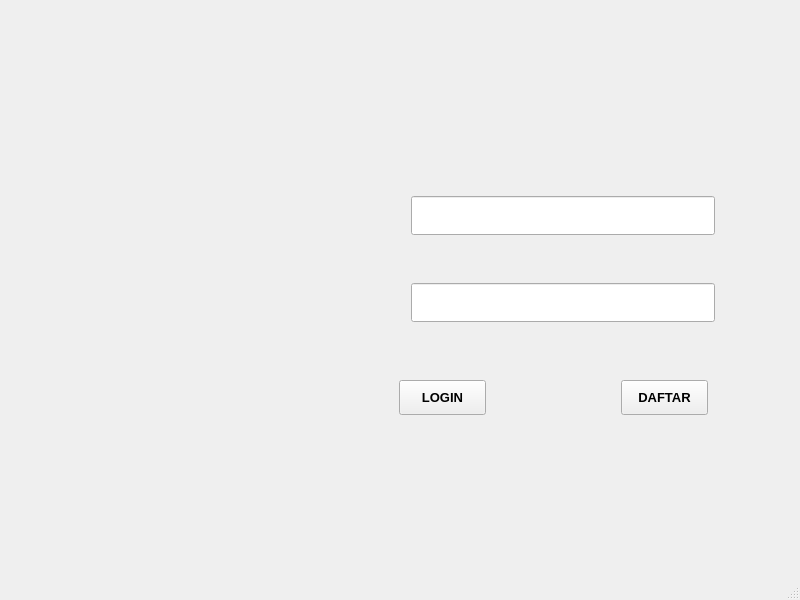
<?xml version="1.0" encoding="UTF-8"?>
<ui version="4.0">
 <class>MainWindow</class>
 <widget class="QMainWindow" name="MainWindow">
  <property name="geometry">
   <rect>
    <x>0</x>
    <y>0</y>
    <width>800</width>
    <height>600</height>
   </rect>
  </property>
  <property name="font">
   <font>
    <pointsize>8</pointsize>
    <weight>50</weight>
    <bold>false</bold>
   </font>
  </property>
  <property name="windowTitle">
   <string>MainWindow</string>
  </property>
  <widget class="QWidget" name="centralwidget">
   <widget class="QPushButton" name="btn_login">
    <property name="geometry">
     <rect>
      <x>399</x>
      <y>380</y>
      <width>87</width>
      <height>35</height>
     </rect>
    </property>
    <property name="font">
     <font>
      <pointsize>10</pointsize>
      <weight>75</weight>
      <bold>true</bold>
     </font>
    </property>
    <property name="text">
     <string>LOGIN</string>
    </property>
   </widget>
   <widget class="QLineEdit" name="LineEdit_username">
    <property name="geometry">
     <rect>
      <x>411</x>
      <y>196</y>
      <width>304</width>
      <height>39</height>
     </rect>
    </property>
   </widget>
   <widget class="QPushButton" name="btn_daftar">
    <property name="geometry">
     <rect>
      <x>621</x>
      <y>380</y>
      <width>87</width>
      <height>35</height>
     </rect>
    </property>
    <property name="font">
     <font>
      <pointsize>10</pointsize>
      <weight>75</weight>
      <bold>true</bold>
     </font>
    </property>
    <property name="text">
     <string>DAFTAR</string>
    </property>
   </widget>
   <widget class="QLineEdit" name="LineEdit_password">
    <property name="geometry">
     <rect>
      <x>411</x>
      <y>283</y>
      <width>304</width>
      <height>39</height>
     </rect>
    </property>
   </widget>
   <widget class="QLabel" name="label">
    <property name="geometry">
     <rect>
      <x>3</x>
      <y>2</y>
      <width>788</width>
      <height>535</height>
     </rect>
    </property>
    <property name="text">
     <string/>
    </property>
    <property name="pixmap">
     <pixmap>../resourse png/LOGIN.png</pixmap>
    </property>
    <property name="scaledContents">
     <bool>true</bool>
    </property>
   </widget>
   <zorder>label</zorder>
   <zorder>btn_login</zorder>
   <zorder>LineEdit_username</zorder>
   <zorder>btn_daftar</zorder>
   <zorder>LineEdit_password</zorder>
  </widget>
  <widget class="QMenuBar" name="menubar">
   <property name="geometry">
    <rect>
     <x>0</x>
     <y>0</y>
     <width>800</width>
     <height>26</height>
    </rect>
   </property>
  </widget>
  <widget class="QStatusBar" name="statusbar"/>
 </widget>
 <resources/>
 <connections/>
</ui>
